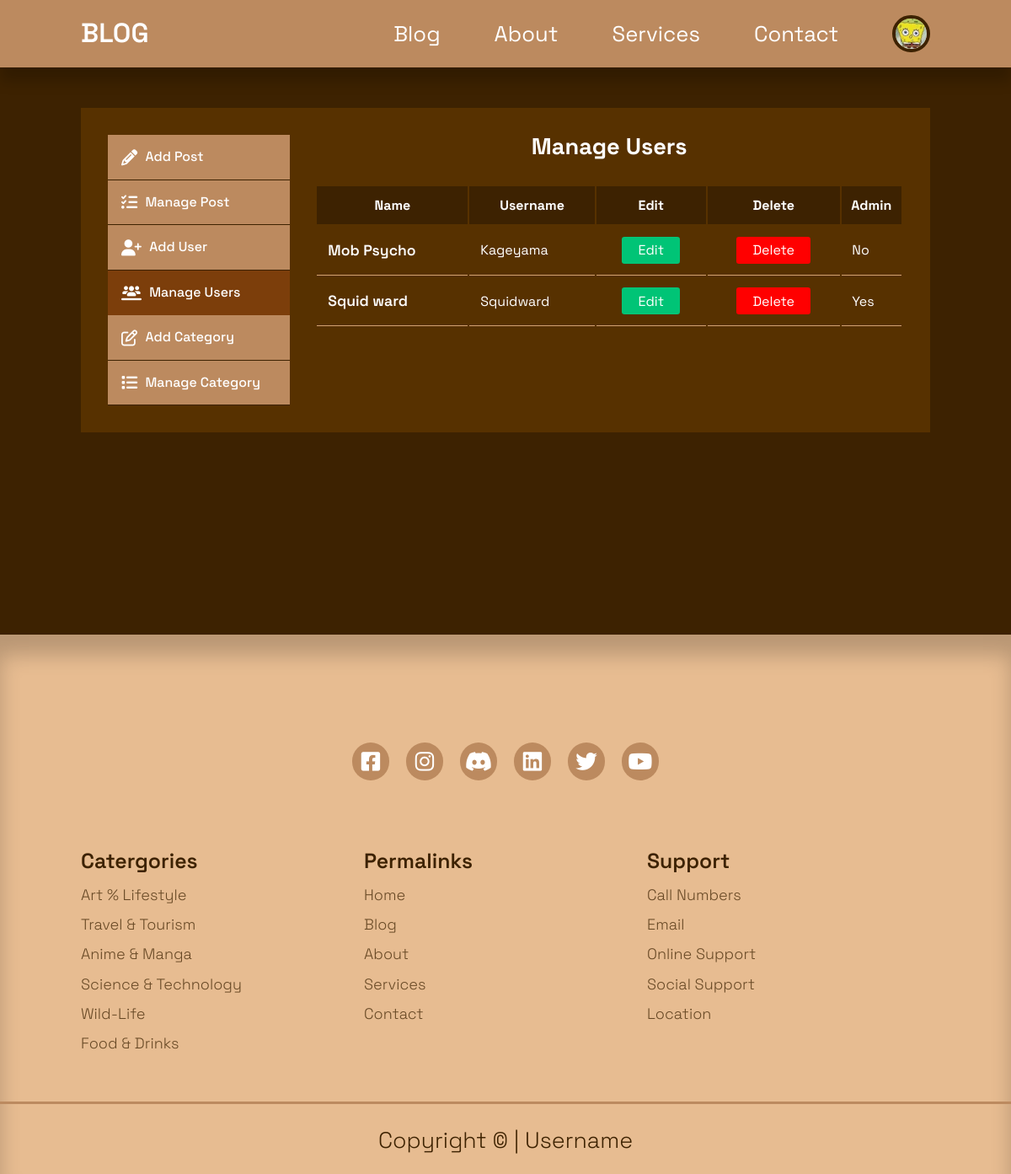
The page /admin/manage-users.php (signed in) on the database its author committed.
### tables this page shows
CREATE TABLE `users` (
  `id` int(10) UNSIGNED NOT NULL,
  `firstname` varchar(30) NOT NULL,
  `lastname` varchar(30) NOT NULL,
  `username` varchar(30) NOT NULL,
  `email` varchar(60) NOT NULL,
  `password` varchar(255) NOT NULL,
  `avatar` varchar(100) NOT NULL,
  `is_admin` tinyint(1) NOT NULL
);

### admin/manage-users.php (the view, shortened to what this page needs)
<?php
  include 'partials/header.php';
  $current_admin_id = $_SESSION['user-id'];
  $query = "SELECT * FROM users WHERE NOT id=$current_admin_id";
  $users = mysqli_query($connection, $query);
?>
  <main>
    <section class="dashboard" >
      <div class="container dashboard-container">
        <aside>
          <ul>
            <li>
              <a href="add-post.php">
                <i class="fa-solid fa-pencil"></i>
                <h5>Add Post</h5>
              </a>
            </li>
            <li>
              <a href="index.php">
                <i class="fa-solid fa-list-check"></i>
                <h5>Manage Post</h5>
              </a>
            </li>
            <?php if(isset($_SESSION['user_is_admin'])) : ?>
            <li>
              <a href="add-user.php">
                <i class="fa-solid fa-user-plus"></i>
                <h5>Add User</h5>
              </a>
            </li>
            <li>
              <a href="manage-users.php" class="dashboard-active">
                <i class="fa-solid fa-users-line"></i>
                <h5>Manage Users</h5>
              </a>
            </li>
            <li>
              <a href="add-category.php">
                <i class="fa-regular fa-pen-to-square"></i>
                <h5>Add Category</h5>
              </a>
            </li>
            <li>
              <a href="manage-categories.php" class="active">
                <i class="fa-solid fa-list"></i>
                <h5>Manage Category</h5>
              </a>
            </li>
            <?php endif ?>
          </ul>
        </aside>
        <div class="main-table" >
          <h2>Manage Users</h2>
          <?php if(mysqli_num_rows($users) > 0) : ?>
          <table>
            <thead>
              <tr>
                <th>Name</th>
                <th>Username</th>
                <th>Edit</th>
                <th>Delete</th>
                <th>Admin</th>
              </tr>
            </thead>
            <tbody>
              <tr>
                <?php while($user = mysqli_fetch_assoc($users)) : ?>
                <td><?= "{$user['firstname']} {$user['lastname']}" ?></td>
                <td><?= $user['username'] ?></td>
                <td>
                  <div>
                    <a href="<?= ROOT_URL ?>admin/edit-user.php?id=<?= $user['id'] ?>" class="edit-button sm" >Edit</a>
                  </div>
                </td>
                <td>
                  <div>
                    <a href="<?= ROOT_URL ?>admin/delete-user.php?id=<?= $user['id'] ?>" class="delete-button sm" >Delete</a>
                  </div>
                </td>
                <td><?= $user['is_admin'] ? 'Yes' : 'No' ?></td>
              </tr>
              <?php endwhile ?>
            </tbody>
          </table>
          <?php else : ?>
            <div class="alert-message error">
              <?= "No users are found" ?>
            </div>
          <?php endif ?>
        </div>
      </div>
    </section>
  </main>
  <?php
  include '../partials/footer.php';
?>

### admin/partials/header.php (shortened to what this page needs)
<?php
  require'config/db.php';
   if(isset($_SESSION['user-id'])){
    $id = filter_var($_SESSION['user-id'], FILTER_SANITIZE_NUMBER_INT);
    $query = "SELECT avatar FROM users WHERE id = $id";
    $result = mysqli_query($connection, $query);
    $avatar = mysqli_fetch_assoc($result);
  }
?>
<!DOCTYPE html>
<html lang="en">
<head>
  <link rel="stylesheet" href="https://cdnjs.cloudflare.com/ajax/libs/font-awesome/6.4.0/css/all.min.css" />
  <link rel="stylesheet" href="../css/styles.css">
  <link rel="stylesheet" href="../css/form.css">
  <link rel="stylesheet" href="../css/dashboard.css">
</head>
<body>
  <header>
    <nav>
      <div class="container navbar-container">
        <a class="navbar-logo" href="<?= ROOT_URL ?>">BLOG</a>
        <ul class="navbar-items">
          <li><a href="<?= ROOT_URL ?>blog.php">Blog</a></li>
          <li><a href="<?= ROOT_URL ?>about.php">About</a></li>
          <li><a href="<?= ROOT_URL ?>services.php">Services</a></li>
          <li><a href="<?= ROOT_URL ?>contact.php">Contact</a></li>
          <?php if(isset($_SESSION['user-id'])) : ?>
            <li class="navbar-profile">
            <div class="avatar">
              <img src="<?= ROOT_URL . 'images/' . $avatar['avatar'] ?>">
            </div>
          </li>
          <?php else : ?>
          <li><a href="<?= ROOT_URL ?>login.php">login</a></li>
          <?php endif ?>
        </ul>
      </div>
    </nav>
  </header>
</body>
</html>

### css/styles.css (style rules this page uses)
:root { --color-primary:#BC8A5F; --color-primary-light:hsl(242,91%,69%,18%); --color-primary-variant:#D4A276; --color-primary1:#E7BC91; --color-primary2:#BC8A5F; --color-primary3:#A47148; --color-red:#da0f3f; --color-red-light:#db0f3f26; --color-green:#00c476; --color-green-light:#00c27426; --color-dark-gray:#f2f2fe4d; --color-light-gray:#f2f2feb3; --color-white:#ffffff; --color-black:#000000; --color-background-light: #573100; --color-background: #3d2201; --transition:all 0.15s ease; --color-secondary-dark:#0c013d; }
* { box-sizing: border-box; margin: 0; padding: 0; outline: 0; list-style-type: none; text-decoration: none; text-align: none; }
body { font-family: 'Space Grotesk', sans-serif; line-height: 1.6; color:var(--color-light-gray); overflow-x: hidden; background-color: var(--color-background); }
.container { width:70%; max-width:1800px; margin:0 auto; }
section { margin-top:3rem; width:100vw; }
h1,h2,h3,h4,h5 { color:var(--color-white); line-height: 1.3; }
h2 { font-size:1.7rem; margin:1rem 0; }
a { color:var(--color-white); transition: var(--transition); font-size: 1.6rem; }
img { display:block; width: 100%; object-fit:cover; }
nav { background: var(--color-primary); width:100vw; height:5rem; position:fixed; top: 0; z-index:10; box-shadow: 0 1rem 1rem rgba(0,0,0,0.2); }
.navbar-container { height: 100%; display: flex; justify-content: space-between; align-items: center; }
.avatar { width: 2.8rem; height: 2.8rem; border-radius: 50%; overflow: hidden; border: 0.3rem solid var(--color-background); }
.navbar-logo { font-weight:600; font-size: 2rem; }
.navbar-items { display: flex; align-items: center; gap:4rem; }
.navbar-profile { position: relative; cursor: pointer; }
@media screen and (max-width:1240px) { .container { width:84%; } }

### css/form.css (style rules this page uses)
:root { --color-primary:#BC8A5F; --color-primary-light:hsl(242,91%,69%,18%); --color-primary-variant:#D4A276; --color-primary1:#E7BC91; --color-primary2:#BC8A5F; --color-primary3:#A47148; --color-red:#ff0000; --color-red-light:#e7003626; --color-green:#00c476; --color-green-light:#00c27426; --color-dark-gray:#f2f2fe4d; --color-light-gray:#f2f2feb3; --color-white:#ffffff; --color-black:#000000; --color-background-light: #573100; --color-background: #3d2201; --transition:all 0.15s ease; --color-secondary-dark:#0c013d; }

### rows shown on the page
users: avatar (picture)
users: firstname "Mob", lastname "Psycho", username "Kageyama", is_admin "No"
users: firstname "Squid", lastname "ward", username "Squidward", is_admin "Yes"
